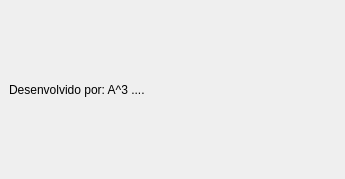
<?xml version="1.0" encoding="UTF-8"?>
<ui version="4.0">
 <class>MainWindow</class>
 <widget class="QMainWindow" name="MainWindow">
  <property name="geometry">
   <rect>
    <x>0</x>
    <y>0</y>
    <width>345</width>
    <height>179</height>
   </rect>
  </property>
  <property name="windowTitle">
   <string>MainWindow</string>
  </property>
  <widget class="QWidget" name="centralwidget">
   <layout class="QGridLayout" name="gridLayout">
    <item row="0" column="0">
     <widget class="QLabel" name="label">
      <property name="text">
       <string>Desenvolvido por: A^3 ....</string>
      </property>
     </widget>
    </item>
   </layout>
  </widget>
  <widget class="QMenuBar" name="menubar">
   <property name="geometry">
    <rect>
     <x>0</x>
     <y>0</y>
     <width>345</width>
     <height>21</height>
    </rect>
   </property>
  </widget>
 </widget>
 <resources/>
 <connections/>
</ui>
